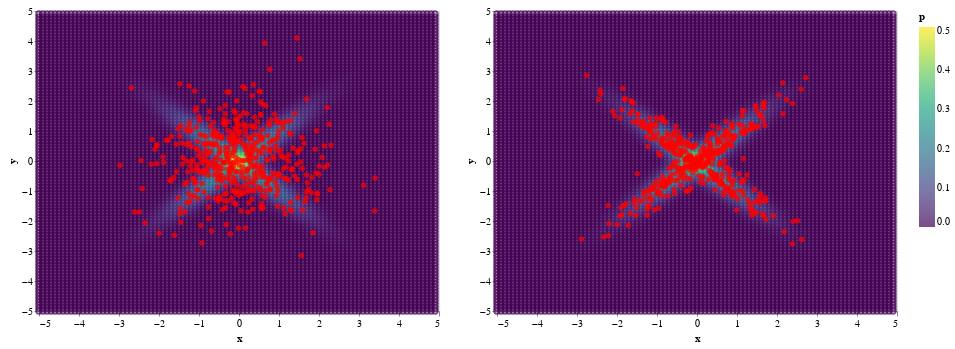

Write notebook code for a chart like this one.
### Code cell
fig = get_density_chart(distribution, d=5.0, step=0.1, concat=mix_means[0, 2:])
fig = (fig + get_particles_chart(x_init_gsvgd.cpu().numpy())) | (
    fig + get_particles_chart(x_gsvgd.cpu().numpy())
)
fig

### Figure 1 — Vega-Lite specification as saved in the notebook (floating-point values rounded to 4 significant figures; data arrays with more than 128 entries replaced by an {"elided": "..."} marker saying what was removed)
{"config": {"view": {"continuousWidth": 400, "continuousHeight": 300}}, "hconcat": [{"layer": [{"data": {"name": "data-7daad77798f15bba7ac44667579fe035"}, "mark": "point", "encoding": {"color": {"type": "quantitative", "field": "p", "scale": {"scheme": "viridis"}}, "tooltip": [{"type": "quantitative", "field": "x"}, {"type": "quantitative", "field": "y"}, {"type": "quantitative", "field": "p"}], "x": {"type": "quantitative", "field": "x"}, "y": {"type": "quantitative", "field": "y"}}}, {"data": {"name": "data-9741b49271f37aa70abe1af2a976c292"}, "mark": {"type": "circle", "color": "red"}, "encoding": {"x": {"type": "quantitative", "field": "x"}, "y": {"type": "quantitative", "field": "y"}}}]}, {"layer": [{"data": {"name": "data-7daad77798f15bba7ac44667579fe035"}, "mark": "point", "encoding": {"color": {"type": "quantitative", "field": "p", "scale": {"scheme": "viridis"}}, "tooltip": [{"type": "quantitative", "field": "x"}, {"type": "quantitative", "field": "y"}, {"type": "quantitative", "field": "p"}], "x": {"type": "quantitative", "field": "x"}, "y": {"type": "quantitative", "field": "y"}}}, {"data": {"name": "data-6386214a6bbb36aafce585ffdf0b944b"}, "mark": {"type": "circle", "color": "red"}, "encoding": {"x": {"type": "quantitative", "field": "x"}, "y": {"type": "quantitative", "field": "y"}}}]}], "$schema": "https://vega.github.io/schema/vega-lite/v4.8.1.json", "datasets": {"data-7daad77798f15bba7ac44667579fe035": {"elided": "10000 records"}, "data-9741b49271f37aa70abe1af2a976c292": {"elided": "500 records"}, "data-6386214a6bbb36aafce585ffdf0b944b": {"elided": "500 records"}}}
